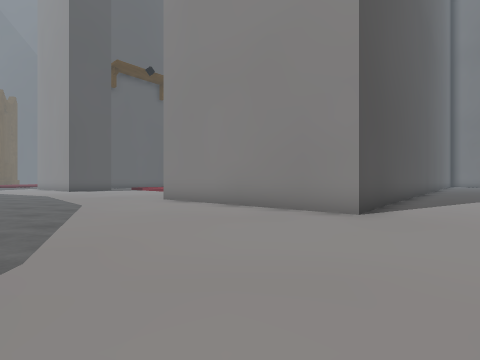
[1] (above)

24 first-person views from a walk through a Unity game level. The camera is 1.4 m above the floor, looks level and sees 85° across. The floor is counted in squares, 2 m on a side. Each view is taken from the middle of a square. On the plan, view 1 faces up. The plan holds only what a view shows up to about 9 squares ahead; the rest is blank. The place goes on beyond the plan.

[2]
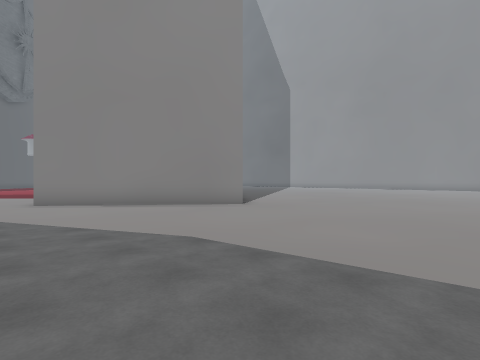

[3]
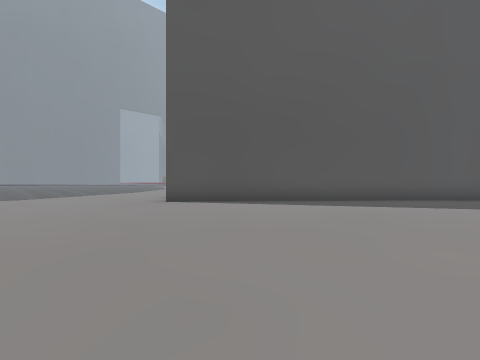

[4]
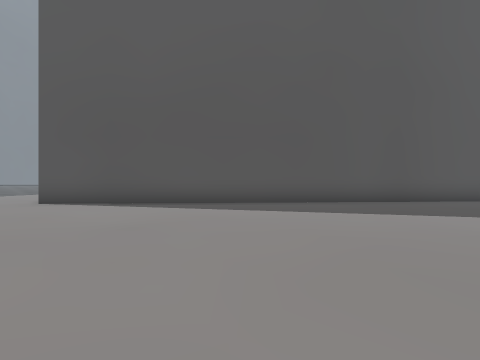

[5]
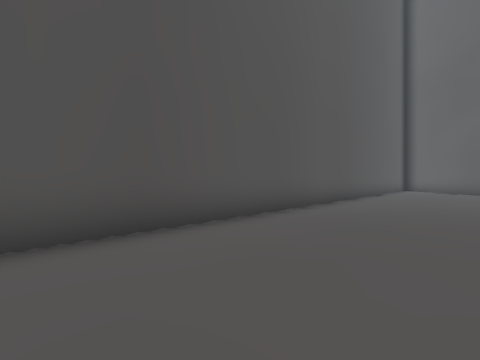

[6]
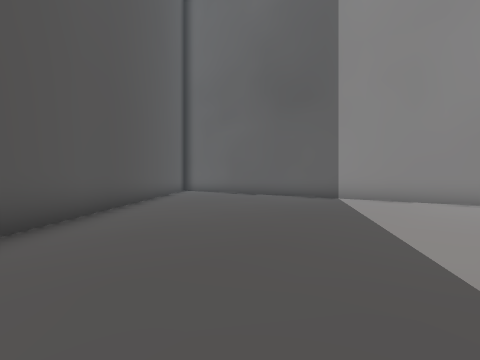

[7]
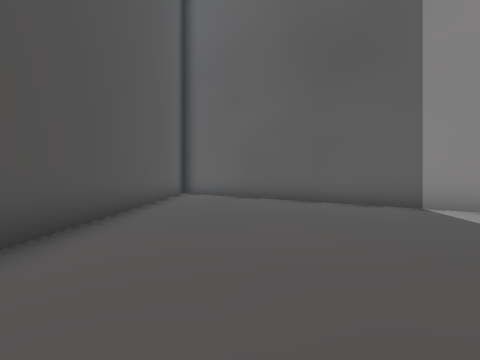

[8]
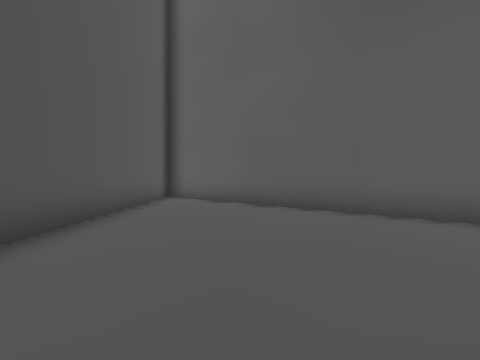

[9]
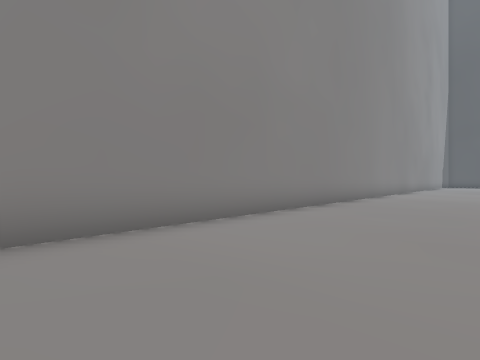

[10]
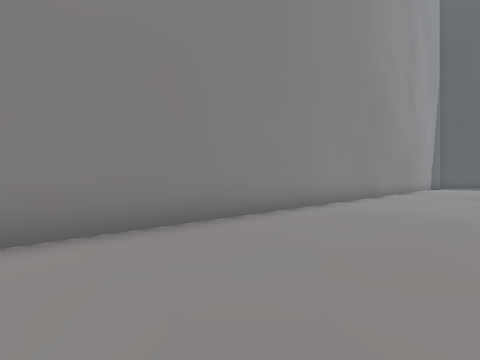

[11]
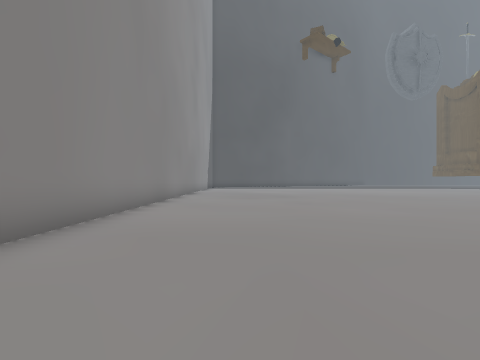

[12]
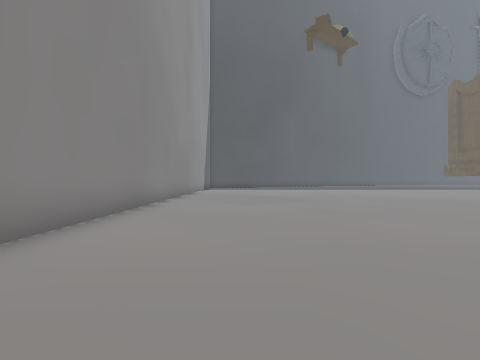

[13]
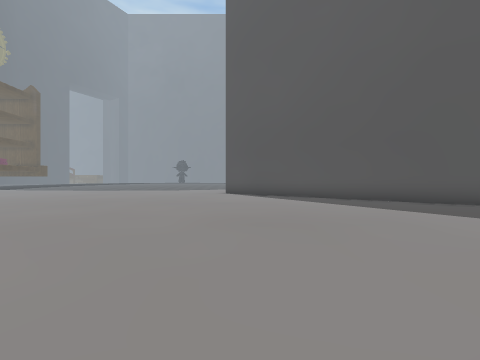

[14]
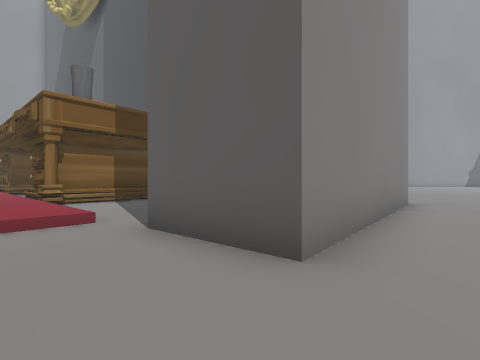

[15]
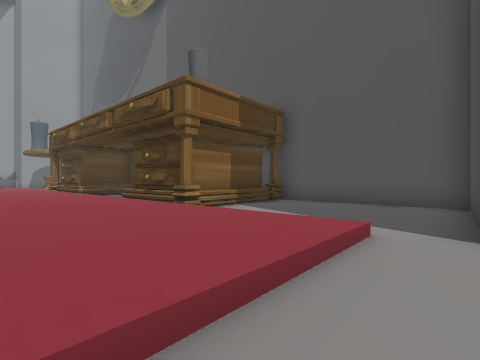

[16]
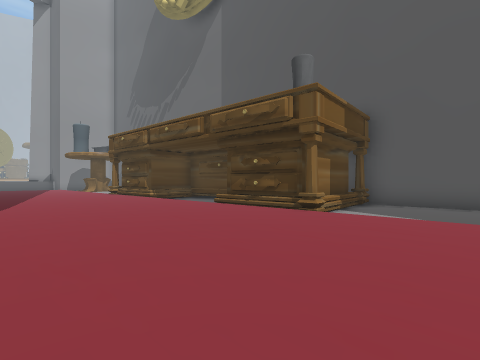

[17]
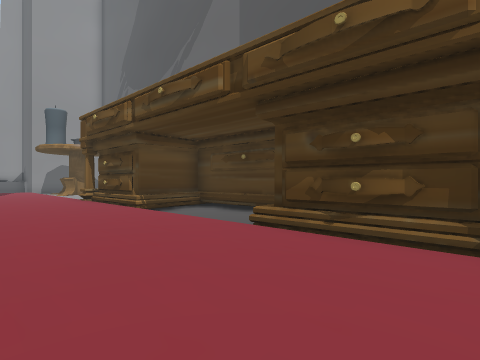

[18]
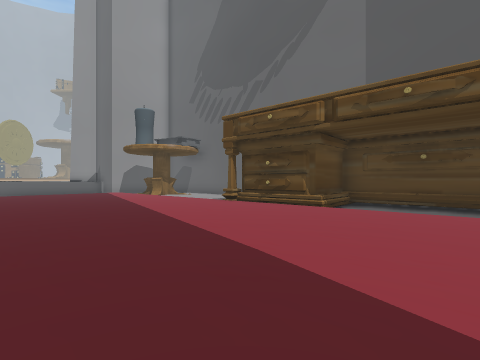

[19]
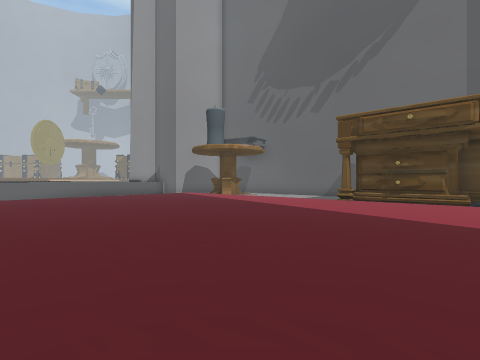

[20]
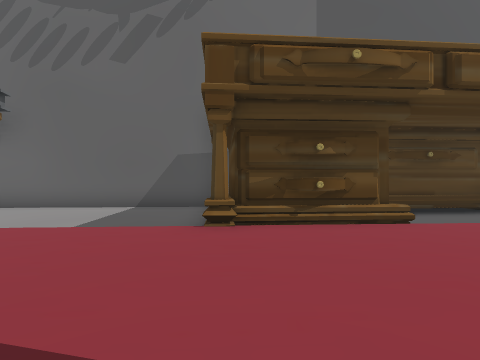

[21]
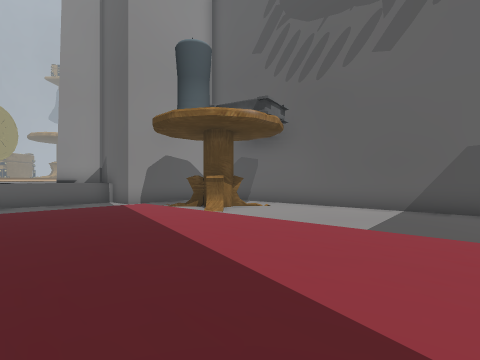

[22]
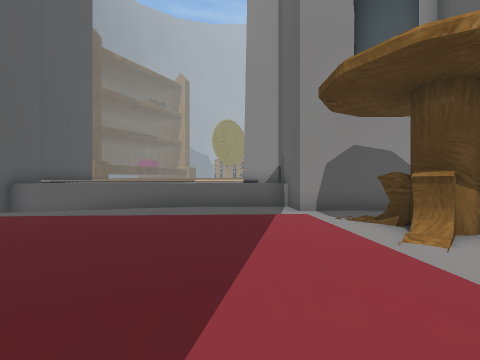

[23]
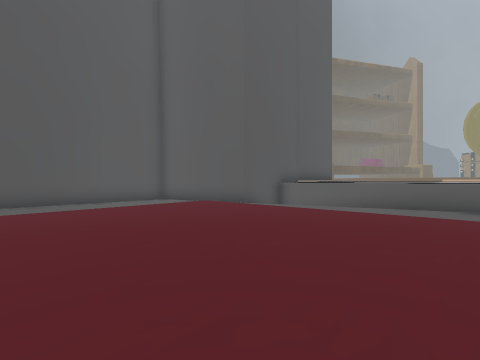

[24]
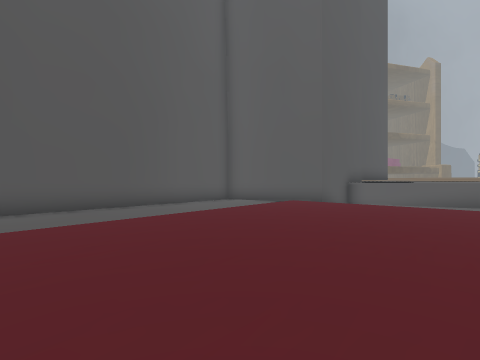

### Floor plan
Key: @ floor where view 1 was taken; # wall or solid block; . main floor; : floor 0.25 m higher than the main floor; / step, stairs or slope; ^ raised ledge.
Columns run from 5 left of view 1 to 22 right of it. Each row starts with its distance up from view 1.
 36        ##...   .//##
 35       ##..../:/.../##
 34      ##..../:::/....^^
 33      #..../:::::/....^^
 32       .../:::::::/....#
 31        ./:::::::::/...##
 30         ::::::::::::/..#
 29        /:::::::::::/./..
 28       /:::::::::::/.##
 27      /:::::::::::/...#
 26       ::::::::::/.....   #
 25        :::::::::......####
 24       :::::::::/.....####..#
 23      :::::::::#^....####...#
 22       :::::::#^^^..####....#
 21      :::::::.^  ^#####.....#
 20     :::::::/.^^    ##......#
 19    :::::::/...#   ##.......#
 18   :::::::/...##   #........#
 17  :::::::/##.##   ##........#
 16   ::::::#####   ##.........#
 15   :::::.##     ##..........#
 14  ./:::/..##   ##...........#
 13   ..//....#  ##............#
 12   ........# ##.............#
 11  ...#....####.....     ....#
 10 ...###..####......     ....#
  9 ...####.###........    ....#
  8 ....######..........   ....#
  7 .....#####...........  ....#
  6 :......##..................#
  5 :..........................#
  4  :.........................#
  3  :.........................#
  2  ::........................#
  1  ::........................#
  0  ::..@.....................#
 -1  ::........ ..  ...........#
 -2                  ..........#
 -3                  ..........#

Where each view was taken, in squares from view 1:
view 1: 0 up, 0 right, facing up
view 2: 1 down, 4 left, facing up-right
view 3: 1 up, 10 right, facing up-left
view 4: 4 up, 12 right, facing up-left
view 5: 10 up, 11 right, facing up
view 6: 12 up, 12 right, facing up-right
view 7: 15 up, 14 right, facing up-right
view 8: 17 up, 16 right, facing up-right
view 9: 15 up, 18 right, facing down-right
view 10: 10 up, 18 right, facing down-right
view 11: 8 up, 19 right, facing down
view 12: 6 up, 19 right, facing down
view 13: 6 up, 16 right, facing left
view 14: 10 up, 5 left, facing right
view 15: 14 up, 4 left, facing right
view 16: 17 up, 4 left, facing right
view 17: 18 up, 0 right, facing right
view 18: 23 up, 0 right, facing right
view 19: 27 up, 0 right, facing right
view 20: 26 up, 6 right, facing down-right
view 21: 27 up, 7 right, facing right
view 22: 27 up, 10 right, facing up-right
view 23: 27 up, 9 right, facing up
view 24: 27 up, 6 right, facing up
